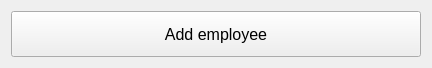
<?xml version="1.0" encoding="UTF-8"?>
<ui version="4.0">
 <class>AddButtonEmployee</class>
 <widget class="QWidget" name="AddButtonEmployee">
  <property name="geometry">
   <rect>
    <x>0</x>
    <y>0</y>
    <width>432</width>
    <height>68</height>
   </rect>
  </property>
  <property name="sizePolicy">
   <sizepolicy hsizetype="Preferred" vsizetype="Preferred">
    <horstretch>0</horstretch>
    <verstretch>0</verstretch>
   </sizepolicy>
  </property>
  <property name="maximumSize">
   <size>
    <width>16777215</width>
    <height>16777215</height>
   </size>
  </property>
  <property name="sizeIncrement">
   <size>
    <width>500</width>
    <height>50</height>
   </size>
  </property>
  <property name="windowTitle">
   <string>Form</string>
  </property>
  <layout class="QGridLayout" name="gridLayout">
   <item row="0" column="0">
    <widget class="QPushButton" name="pB_addEmployee">
     <property name="sizePolicy">
      <sizepolicy hsizetype="Minimum" vsizetype="Minimum">
       <horstretch>0</horstretch>
       <verstretch>0</verstretch>
      </sizepolicy>
     </property>
     <property name="minimumSize">
      <size>
       <width>0</width>
       <height>0</height>
      </size>
     </property>
     <property name="maximumSize">
      <size>
       <width>16777215</width>
       <height>16777215</height>
      </size>
     </property>
     <property name="styleSheet">
      <string notr="true">QPushButton{
	font-size: 16px;
}</string>
     </property>
     <property name="text">
      <string>Add employee</string>
     </property>
    </widget>
   </item>
  </layout>
 </widget>
 <resources/>
 <connections/>
</ui>
